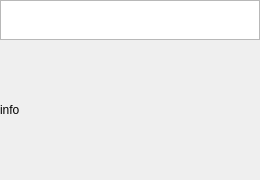
<?xml version="1.0" encoding="UTF-8"?>
<ui version="4.0">
 <class>Dialog</class>
 <widget class="QDialog" name="Dialog">
  <property name="enabled">
   <bool>true</bool>
  </property>
  <property name="geometry">
   <rect>
    <x>30</x>
    <y>30</y>
    <width>260</width>
    <height>180</height>
   </rect>
  </property>
  <property name="windowTitle">
   <string>Dialog</string>
  </property>
  <widget class="QGraphicsView" name="dialog_title">
   <property name="geometry">
    <rect>
     <x>0</x>
     <y>0</y>
     <width>260</width>
     <height>40</height>
    </rect>
   </property>
  </widget>
  <widget class="QLabel" name="info_text">
   <property name="geometry">
    <rect>
     <x>0</x>
     <y>40</y>
     <width>260</width>
     <height>140</height>
    </rect>
   </property>
   <property name="text">
    <string>info</string>
   </property>
  </widget>
 </widget>
 <resources/>
 <connections/>
</ui>
